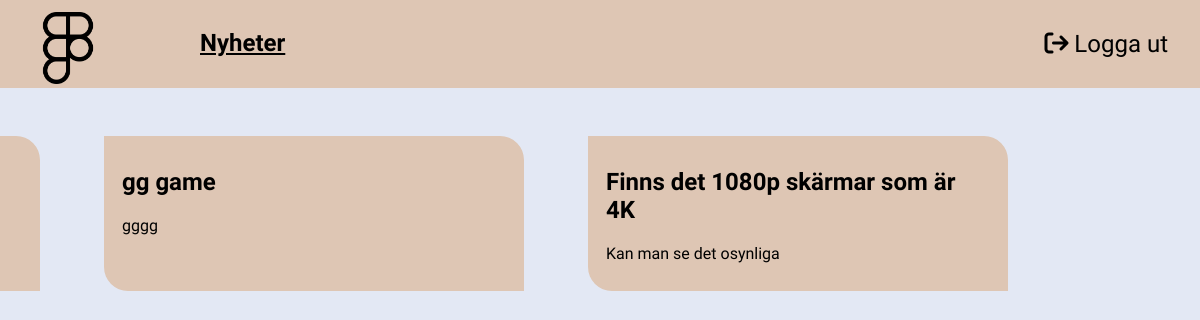
Page /nyheter.php on the committed database.
### tables this page shows
CREATE TABLE `news` (
  `post_ID` int(11) NOT NULL,
  `user_ID` int(11) NOT NULL,
  `title` varchar(255) NOT NULL,
  `description` text NOT NULL
);

### nyheter.php (the view, shortened to what this page needs)
<?php
require 'Includes/functions.php';
?>
<!DOCTYPE html>
<html lang="en">
<head>
    <link rel="stylesheet" href="nyheter.css">
</head>
<body>
    <div class="container">
        <nav>
            <div class="navbar">
                <ul>
                    <li><img class="bild" src="logga.png" alt="logga" /></li>
                    <li>
                        <h1 class="header">Nyheter</h1>
                    </li>
                    <div class="left-nav">
                        <li><a href="Includes/logout.php"><i class="fa-solid fa-arrow-right-from-bracket"></i> Logga ut</a></li>
                    </div>
                </ul>
            </div>
        </nav>
        <?php
        $newsQuery = "SELECT * FROM news";
        $newsResult = $pdo->query($newsQuery);
        ?>
        <div class="nyheter-grid">
            <?php
            while ($row = $newsResult->fetch(PDO::FETCH_ASSOC)) {
                echo '<div class="nyheter">';
                echo '<h2>' . $row['title'] . '</h2>';
                echo '<p class="description">' . $row['description'] . '</p>';
                echo '</div>';
            }
            ?>
        </div>
        <nav>
            <div class="vert-nav">
            </div>
        </nav>
    </div>
</body>
</html>

### nyheter.css (style rules this page uses)
body { box-sizing: border-box; padding: 0; margin: 0; background-color: #e3e8f4; }
.navbar ul { list-style-type: none; margin: 0; padding: 0; overflow: hidden; background-color: #dec6b4; max-height: 100px; }
.navbar li { float: left; }
.navbar li a { display: block; color: white; text-align: center; padding: 14px 16px; text-decoration: none; }
.bild { height: 72px; width: auto; margin-top: 0.75rem; margin-left: 2rem; }
.header { margin-top: 1.8rem; margin-left: 6rem; text-decoration: underline; }
.left-nav { float: right; display: flex; align-items: center; }
.left-nav li { list-style-type: none; margin-top: 1rem; }
.left-nav li a { color: black; font-size: 24px; text-align: center; padding: 14px 16px; text-decoration: none; margin-right: 16px; }
.nyheter-grid { float: right; margin-right: 12rem; display: grid; grid-template-columns: auto auto auto; gap: 4rem; }
.nyheter { margin-top: 3rem; padding: 12px 18px; border-top-right-radius: 24px; border-bottom-left-radius: 24px; min-width: 24rem; max-width: 24rem; text-align: left; background-color: #dec6b4; }

### nyheter.php (style rules this page uses)
body { font-family: 'Source Sans 3', sans-serif; }

### rows in the picture
news: title "gg game", description "gggg"
news: title "Finns det 1080p skärmar som är 4K", description "Kan man se det osynliga"
